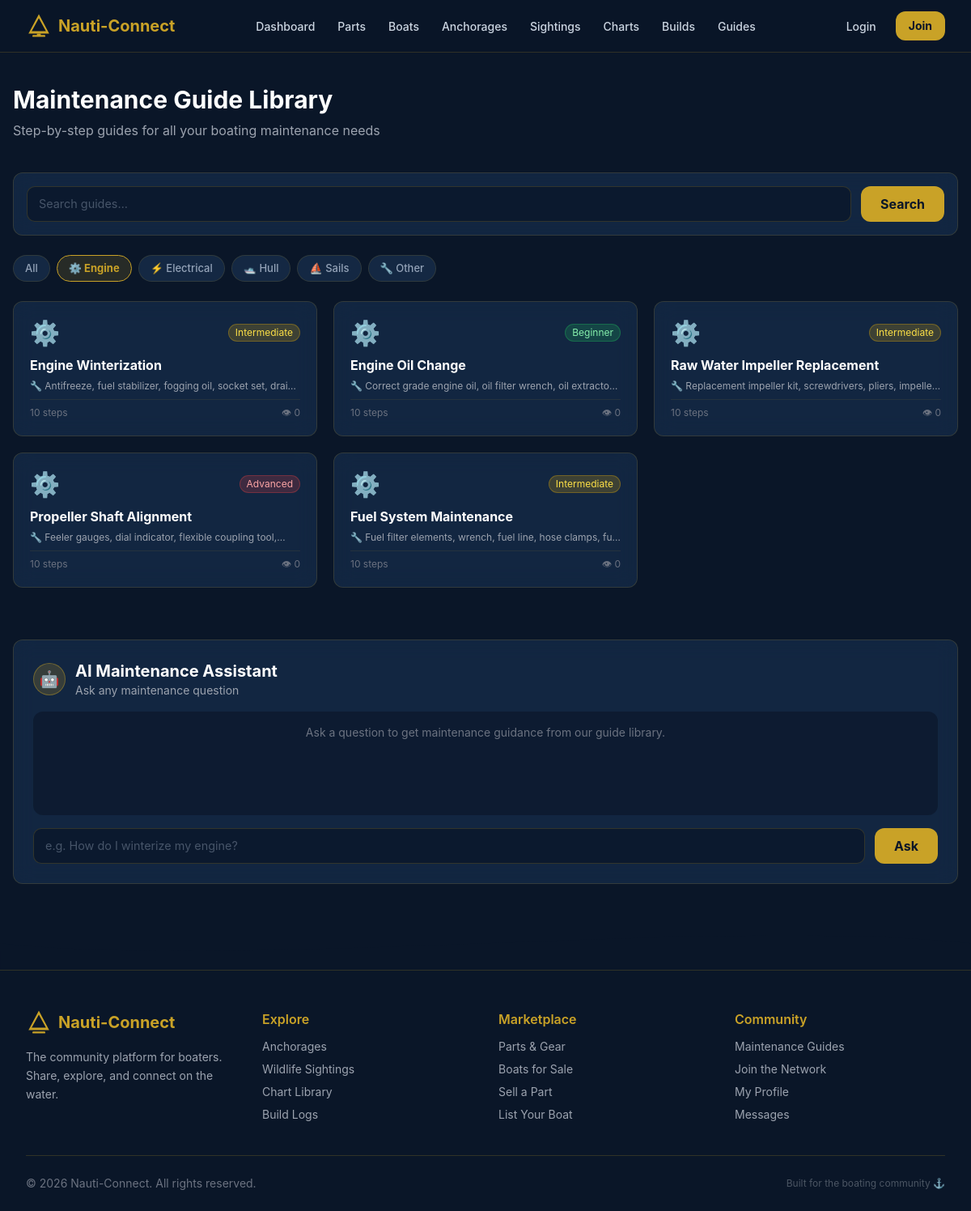
The app's page /maintenance/index.php?category=engine with its own data.
### tables this page shows
CREATE TABLE IF NOT EXISTS maintenance_guides (
    id INT AUTO_INCREMENT PRIMARY KEY,
    title VARCHAR(255) NOT NULL,
    category ENUM('engine','electrical','hull','sails','other') NOT NULL,
    difficulty_level ENUM('beginner','intermediate','advanced') NOT NULL,
    tools_needed TEXT,
    steps_json JSON,
    video_url VARCHAR(500),
    views INT DEFAULT 0,
    created_at TIMESTAMP DEFAULT CURRENT_TIMESTAMP,
    FULLTEXT(title, tools_needed)
);

### includes/functions.php (called while the page is built, shortened)
<?php
function sanitize(string $input): string {
    return htmlspecialchars(trim($input), ENT_QUOTES | ENT_HTML5, 'UTF-8');
}

### maintenance/index.php (the view, shortened to what this page needs)
<?php
require_once __DIR__ . '/../includes/functions.php';
require_once __DIR__ . '/../includes/db.php';
$category = trim($_GET['category'] ?? '');
$search   = trim($_GET['search'] ?? '');
$validCats = ['engine','electrical','hull','sails','other'];
$where  = ['1=1'];
$params = [];
$types  = '';
if ($category !== '' && in_array($category, $validCats, true)) {
    $where[]  = 'category = ?';
    $params[]  = $category;
    $types    .= 's';
}
$whereClause = implode(' AND ', $where);
$sql         = "SELECT * FROM maintenance_guides WHERE $whereClause ORDER BY views DESC, created_at DESC LIMIT 50";
if ($params) {
    $stmt = $conn->prepare($sql);
    $stmt->bind_param($types, ...$params);
} else {
    $stmt = $conn->prepare($sql);
}
$stmt->execute();
$guides = $stmt->get_result()->fetch_all(MYSQLI_ASSOC);
include __DIR__ . '/../includes/header.php';
?>
<main class="max-w-7xl mx-auto px-4 py-10">
    <div class="mb-10">
        <h1 class="text-3xl font-bold text-white mb-2">Maintenance Guide Library</h1>
        <p class="text-gray-400">Step-by-step guides for all your boating maintenance needs</p>
    </div>
    <form method="GET" id="guide-search-form" class="glass-card p-4 mb-6 flex flex-wrap gap-3">
        <input type="text" name="search" id="guide-search" class="form-input flex-1 min-w-48" placeholder="Search guides…" value="<?= sanitize($search) ?>">
        <button type="submit" class="btn-gold px-6">Search</button>
    </form>
    <div class="flex gap-2 flex-wrap mb-6">
        <a href="?" class="filter-btn <?= !$category ? 'active' : '' ?>">All</a>
        <?php
        $catLabels = ['engine'=>'⚙️ Engine','electrical'=>'⚡ Electrical','hull'=>'🛥️ Hull','sails'=>'⛵ Sails','other'=>'🔧 Other'];
        foreach ($catLabels as $val => $label): ?>
            <a href="?category=<?= $val ?><?= $search ? '&search=' . urlencode($search) : '' ?>" class="filter-btn <?= $category === $val ? 'active' : '' ?>"><?= $label ?></a>
        <?php endforeach; ?>
    </div>
    <?php if (empty($guides)): ?>
        <div class="text-center py-16">
            <div class="text-5xl mb-4">🔧</div>
            <p class="text-gray-400">No guides found. Try a different search.</p>
        </div>
    <?php else: ?>
        <div class="grid grid-cols-1 sm:grid-cols-2 lg:grid-cols-3 gap-5" id="guides-grid">
            <?php foreach ($guides as $guide):
                $diffColor = match ($guide['difficulty_level']) {
                    'beginner' => 'bg-green-500/20 text-green-300 border-green-500/30',
                    'intermediate' => 'bg-yellow-500/20 text-yellow-300 border-yellow-500/30',
                    'advanced' => 'bg-red-500/20 text-red-300 border-red-500/30',
                    default => 'bg-gray-500/20 text-gray-300',
                };
                $catEmoji = match ($guide['category']) { 'engine'=>'⚙️','electrical'=>'⚡','hull'=>'🛥️','sails'=>'⛵','other'=>'🔧',default=>'📋' };
                $steps = json_decode($guide['steps_json'] ?? '[]', true) ?: [];
            ?>
                <a href="<?= SITE_URL ?>/maintenance/view.php?id=<?= $guide['id'] ?>" class="glass-card p-5 hover:border-[#c9a227]/50 transition-all flex flex-col">
                    <div class="flex items-center justify-between mb-3">
                        <span class="text-3xl"><?= $catEmoji ?></span>
                        <span class="text-xs px-2 py-0.5 rounded-full border <?= $diffColor ?>"><?= ucfirst($guide['difficulty_level']) ?></span>
                    </div>
                    <h3 class="font-bold text-white leading-tight mb-2"><?= sanitize($guide['title']) ?></h3>
                    <?php if ($guide['tools_needed']): ?>
                        <p class="text-gray-400 text-xs mb-2 line-clamp-1">🔧 <?= sanitize($guide['tools_needed']) ?></p>
                    <?php endif; ?>
                    <div class="mt-auto pt-2 border-t border-[#c9a227]/10 flex items-center justify-between text-xs text-gray-500">
                        <span><?= count($steps) ?> steps</span>
                        <span>👁 <?= number_format((int)$guide['views']) ?></span>
                    </div>
                </a>
            <?php endforeach; ?>
        </div>
    <?php endif; ?>
    <div class="mt-16 glass-card p-6">
        <div class="flex items-center gap-3 mb-4">
            <div class="w-10 h-10 rounded-full bg-[#c9a227]/20 border border-[#c9a227]/40 flex items-center justify-center text-xl">🤖</div>
            <div>
                <h2 class="text-xl font-bold text-white">AI Maintenance Assistant</h2>
                <p class="text-gray-400 text-sm">Ask any maintenance question</p>
            </div>
        </div>
        <div id="ai-chat-log" class="bg-[#0a1628]/60 rounded-xl p-4 min-h-32 max-h-64 overflow-y-auto mb-4 space-y-3">
            <div class="text-gray-500 text-sm text-center">Ask a question to get maintenance guidance from our guide library.</div>
        </div>
        <div class="flex gap-3">
            <input type="text" id="ai-input" class="form-input flex-1" placeholder="e.g. How do I winterize my engine?" maxlength="500">
            <button id="ai-send" onclick="sendAIMessage()" class="btn-gold px-6">Ask</button>
        </div>
    </div>
</main>
<?php include __DIR__ . '/../includes/footer.php'; ?>

### assets/css/style.css (style rules this page uses)
*, *::before, *::after { box-sizing: border-box; }
body { font-family: -apple-system, BlinkMacSystemFont, 'Segoe UI', Roboto, sans-serif; background: #0a1628; color: #e2e8f0; }
.glass-card { background: rgba(30, 58, 95, 0.45); backdrop-filter: blur(12px); -webkit-backdrop-filter: blur(12px); border: 1px solid rgba(201, 162, 39, 0.18); border-radius: 0.75rem; }
.btn-gold { display: inline-flex; align-items: center; justify-content: center; background-color: #c9a227; color: #0a1628; font-weight: 700; border-radius: 0.75rem; text-decoration: none; cursor: pointer; border: none; transition: background-color 0.2s, transform 0.1s; padding: 0.5rem 1.25rem; }
.form-input { background: rgba(10, 22, 40, 0.7); border: 1px solid rgba(201, 162, 39, 0.2); border-radius: 0.625rem; color: #e2e8f0; padding: 0.625rem 0.875rem; font-size: 0.9rem; transition: border-color 0.2s, box-shadow 0.2s; width: 100%; outline: none; }
.form-input::placeholder { color: #475569; }
.filter-btn { display: inline-flex; align-items: center; padding: 0.375rem 0.875rem; border-radius: 2rem; font-size: 0.8125rem; font-weight: 500; cursor: pointer; background: rgba(30, 58, 95, 0.5); border: 1px solid rgba(201, 162, 39, 0.15); color: #94a3b8; text-decoration: none; transition: all 0.2s; }
.filter-btn.active { background: rgba(201, 162, 39, 0.15); border-color: #c9a227; color: #c9a227; font-weight: 700; }
.line-clamp-1 { display: -webkit-box; -webkit-line-clamp: 1; -webkit-box-orient: vertical; overflow: hidden; }

### records on screen
maintenance_guides: category "⚙️", difficulty_level "Intermediate", title "Engine Winterization", tools_needed "Antifreeze, fuel stabilizer, fogging oil, socket set,…", steps_json "10", views "0"
maintenance_guides: category "⚙️", difficulty_level "Beginner", title "Engine Oil Change", tools_needed "Correct grade engine oil, oil filter wrench, oil…", steps_json "10", views "0"
maintenance_guides: category "⚙️", difficulty_level "Intermediate", title "Raw Water Impeller Replacement", tools_needed "Replacement impeller kit, screwdrivers, pliers,…", steps_json "10", views "0"
maintenance_guides: category "⚙️", difficulty_level "Advanced", title "Propeller Shaft Alignment", tools_needed "Feeler gauges, dial indicator, flexible coupling…", steps_json "10", views "0"
maintenance_guides: category "⚙️", difficulty_level "Intermediate", title "Fuel System Maintenance", tools_needed "Fuel filter elements, wrench, fuel line, hose clamps,…", steps_json "10", views "0"

### other values on screen
$label "⚙️ Engine"
$label "⚡ Electrical"
$label "🛥️ Hull"
$label "⛵ Sails"
$label "🔧 Other"
